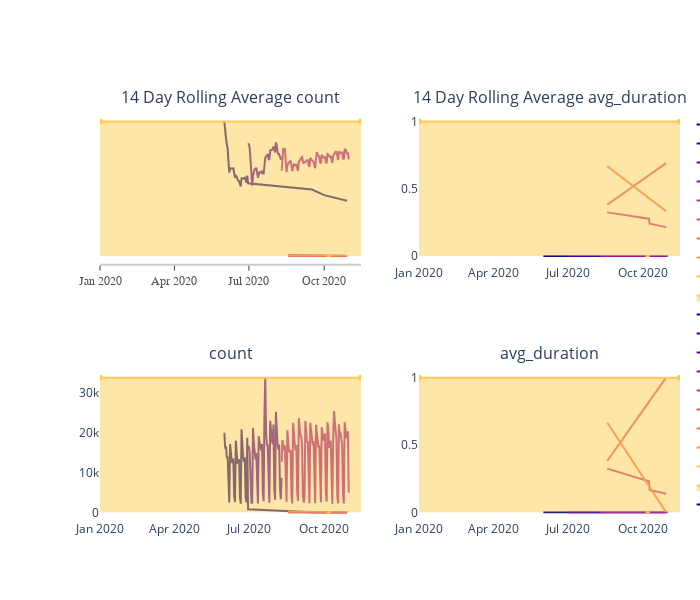

The notebook cell saved with this chart:
### Code cell
flow.top_paths_plot().show()

### Figure 1 — Plotly figure (JSON) as saved in the notebook; plotly's stock layout.template omitted (floating-point values rounded to 4 significant figures)
{"data": [{"marker": {"color": "#0d0887"}, "mode": "lines", "name": "3-Path_Freq_Rank", "type": "scatter", "x": ["2020-06-01", "2020-06-02", "2020-06-03", "2020-06-04", "2020-06-05", "2020-06-06", "2020-06-07", "2020-06-08", "2020-06-09", "2020-06-10", "2020-06-11", "2020-06-12", "2020-06-13", "2020-06-14", "2020-06-15", "2020-06-16", "2020-06-17", "2020-06-18", "2020-06-19", "2020-06-20", "2020-06-21", "2020-06-22", "2020-06-23", "2020-06-24", "2020-06-25", "2020-06-26", "2020-06-27", "2020-06-28", "2020-06-29", "2020-06-30", "2020-09-16", "2020-10-01", "2020-10-29"], "xaxis": "x", "y": [19921, 17910.0, 17450.0, 16522, 15960.0, 14010.0, 12352, 12940.0, 13020.0, 12991, 12930.0, 12980.0, 12290.0, 11590.0, 12020.0, 11610.0, 11380.0, 11120.0, 11080.0, 10430.0, 10300.0, 11520.0, 11510.0, 11499, 11490.0, 11590.0, 10950.0, 10850.0, 11920.0, 10770.0, 9851.0, 9022.0, 8184.0], "yaxis": "y"}, {"marker": {"color": "#46039f"}, "mode": "lines", "name": "2-Path_Freq_Rank", "type": "scatter", "x": ["2020-06-30", "2020-07-01", "2020-07-02", "2020-07-03", "2020-07-04", "2020-07-05", "2020-07-06", "2020-07-07", "2020-07-08", "2020-07-09", "2020-07-10", "2020-07-11", "2020-07-12", "2020-07-13", "2020-07-14", "2020-07-15", "2020-07-16", "2020-07-17", "2020-07-18", "2020-07-19", "2020-07-20", "2020-07-21", "2020-07-22", "2020-07-23", "2020-07-24", "2020-07-25", "2020-07-26", "2020-07-27", "2020-07-28", "2020-07-29", "2020-07-30", "2020-07-31", "2020-08-01", "2020-08-02", "2020-08-03", "2020-08-04", "2020-08-05", "2020-08-06", "2020-08-07", "2020-08-08", "2020-08-09", "2020-08-10"], "xaxis": "x", "y": [16692, 16510.0, 15990.0, 14397, 12000.0, 10410.0, 11940.0, 12610.0, 12860.0, 12900.0, 13080.0, 12370.0, 11590.0, 12120.0, 12420.0, 12400.0, 12350.0, 12490.0, 12210.0, 12240.0, 13720.0, 14560.0, 14740.0, 14870.0, 15100.0, 14390.0, 14246, 15620.0, 15650.0, 15750.0, 15800.0, 16220.0, 15480.0, 15330.0, 16830.0, 16450.0, 15340.0, 15060.0, 15060.0, 14340.0, 14280.0, 14690.0], "yaxis": "y"}, {"marker": {"color": "#7201a8"}, "mode": "lines", "name": "6-Path_Freq_Rank", "type": "scatter", "x": ["2020-08-08"], "xaxis": "x", "y": [22], "yaxis": "y"}, {"marker": {"color": "#9c179e"}, "mode": "lines", "name": "1-Path_Freq_Rank", "type": "scatter", "x": ["2020-08-10", "2020-08-11", "2020-08-12", "2020-08-13", "2020-08-14", "2020-08-15", "2020-08-16", "2020-08-17", "2020-08-18", "2020-08-19", "2020-08-20", "2020-08-21", "2020-08-22", "2020-08-23", "2020-08-24", "2020-08-25", "2020-08-26", "2020-08-27", "2020-08-28", "2020-08-29", "2020-08-30", "2020-08-31", "2020-09-01", "2020-09-02", "2020-09-03", "2020-09-04", "2020-09-05", "2020-09-06", "2020-09-07", "2020-09-08", "2020-09-09", "2020-09-10", "2020-09-11", "2020-09-12", "2020-09-13", "2020-09-14", "2020-09-15", "2020-09-16", "2020-09-17", "2020-09-18", "2020-09-19", "2020-09-20", "2020-09-21", "2020-09-22", "2020-09-23", "2020-09-24", "2020-09-25", "2020-09-26", "2020-09-27", "2020-09-28", "2020-09-29", "2020-09-30", "2020-10-01", "2020-10-02", "2020-10-03", "2020-10-04", "2020-10-05", "2020-10-06", "2020-10-07", "2020-10-08", "2020-10-09", "2020-10-10", "2020-10-11", "2020-10-12", "2020-10-13", "2020-10-14", "2020-10-15", "2020-10-16", "2020-10-17", "2020-10-18", "2020-10-19", "2020-10-20", "2020-10-21", "2020-10-22", "2020-10-23", "2020-10-24", "2020-10-25", "2020-10-26", "2020-10-27", "2020-10-28", "2020-10-29", "2020-10-30", "2020-10-31"], "xaxis": "x", "y": [12624, 15350.0, 15840, 15758, 15940.0, 14050.0, 12420.0, 13430.0, 13750.0, 13880.0, 14010.0, 14140.0, 13360.0, 12567, 13220.0, 13570.0, 13490.0, 13400.0, 13490.0, 12730.0, 12610.0, 14010.0, 14100.0, 14280.0, 14560.0, 14650.0, 13880.0, 13770.0, 13890.0, 13920.0, 14070.0, 14110.0, 14261, 13420.0, 13220.0, 14530.0, 14320.0, 14170.0, 14020.0, 13930.0, 13120.0, 13000.0, 14300.0, 15384, 15030.0, 14760.0, 14710.0, 13850.0, 13730.0, 15010.0, 14750.0, 14590.0, 14540.0, 14730.0, 13870.0, 13760.0, 15100.0, 15030, 14770.0, 14700.0, 14820.0, 13960.0, 13780.0, 14820.0, 15080.0, 15350.0, 15461, 15413, 14380.0, 14190.0, 15480.0, 15290.0, 15210.0, 15300.0, 15320.0, 14440.0, 14336, 15700.0, 15840.0, 15410.0, 15160.0, 15200.0, 14320.0], "yaxis": "y"}, {"marker": {"color": "#bd3786"}, "mode": "lines", "name": "4-Path_Freq_Rank", "type": "scatter", "x": ["2020-08-18", "2020-10-08", "2020-10-09", "2020-10-29"], "xaxis": "x", "y": [151, 82, 56.67, 49.75], "yaxis": "y"}, {"marker": {"color": "#d8576b"}, "mode": "lines", "name": "5-Path_Freq_Rank", "type": "scatter", "x": ["2020-08-18", "2020-10-29"], "xaxis": "x", "y": [42, 23], "yaxis": "y"}, {"marker": {"color": "#ed7953"}, "mode": "lines", "name": "7-Path_Freq_Rank", "type": "scatter", "x": ["2020-08-18", "2020-10-29"], "xaxis": "x", "y": [3, 2], "yaxis": "y"}, {"marker": {"color": "#fb9f3a"}, "mode": "lines", "name": "9-Path_Freq_Rank", "type": "scatter", "x": ["2020-08-18"], "xaxis": "x", "y": [1], "yaxis": "y"}, {"marker": {"color": "#fdca26"}, "mode": "lines", "name": "8-Path_Freq_Rank", "type": "scatter", "x": ["2020-10-04", "2020-10-09"], "xaxis": "x", "y": [1, 1], "yaxis": "y"}, {"fill": "tozeroy", "type": "scatter", "x": ["2020-01-01", "2020-11-15"], "xaxis": "x", "y": [19921, 19921], "yaxis": "y"}, {"marker": {"color": "#0d0887"}, "mode": "lines", "name": "3-Path_Freq_Rank", "type": "scatter", "x": ["2020-06-01", "2020-06-02", "2020-06-03", "2020-06-04", "2020-06-05", "2020-06-06", "2020-06-07", "2020-06-08", "2020-06-09", "2020-06-10", "2020-06-11", "2020-06-12", "2020-06-13", "2020-06-14", "2020-06-15", "2020-06-16", "2020-06-17", "2020-06-18", "2020-06-19", "2020-06-20", "2020-06-21", "2020-06-22", "2020-06-23", "2020-06-24", "2020-06-25", "2020-06-26", "2020-06-27", "2020-06-28", "2020-06-29", "2020-06-30", "2020-09-16", "2020-10-01", "2020-10-29"], "xaxis": "x3", "y": [19921, 15904, 16520, 13743, 13728, 4216, 2432, 17079, 13674, 12693, 12357, 13488, 4009, 2561, 17934, 13830, 12437, 12572, 13264, 3942, 2159, 20793, 16882, 13564, 12625, 13764, 3882, 2475, 18648, 760, 1, 1, 1], "yaxis": "y3"}, {"marker": {"color": "#46039f"}, "mode": "lines", "name": "2-Path_Freq_Rank", "type": "scatter", "x": ["2020-06-30", "2020-07-01", "2020-07-02", "2020-07-03", "2020-07-04", "2020-07-05", "2020-07-06", "2020-07-07", "2020-07-08", "2020-07-09", "2020-07-10", "2020-07-11", "2020-07-12", "2020-07-13", "2020-07-14", "2020-07-15", "2020-07-16", "2020-07-17", "2020-07-18", "2020-07-19", "2020-07-20", "2020-07-21", "2020-07-22", "2020-07-23", "2020-07-24", "2020-07-25", "2020-07-26", "2020-07-27", "2020-07-28", "2020-07-29", "2020-07-30", "2020-07-31", "2020-08-01", "2020-08-02", "2020-08-03", "2020-08-04", "2020-08-05", "2020-08-06", "2020-08-07", "2020-08-08", "2020-08-09", "2020-08-10"], "xaxis": "x3", "y": [16692, 16323, 14941, 9632, 2434, 2419, 21109, 17310, 14882, 13250, 14853, 4625, 2237, 19004, 16653, 16333, 15589, 17088, 5405, 2769, 24736, 33690, 19914, 16931, 16742, 4188, 2411, 22882, 19376, 18195, 17047, 21967, 6015, 3143, 25156, 19035, 17110, 15704, 16956, 5898, 3298, 8612], "yaxis": "y3"}, {"marker": {"color": "#7201a8"}, "mode": "lines", "name": "6-Path_Freq_Rank", "type": "scatter", "x": ["2020-08-08"], "xaxis": "x3", "y": [22], "yaxis": "y3"}, {"marker": {"color": "#9c179e"}, "mode": "lines", "name": "1-Path_Freq_Rank", "type": "scatter", "x": ["2020-08-10", "2020-08-11", "2020-08-12", "2020-08-13", "2020-08-14", "2020-08-15", "2020-08-16", "2020-08-17", "2020-08-18", "2020-08-19", "2020-08-20", "2020-08-21", "2020-08-22", "2020-08-23", "2020-08-24", "2020-08-25", "2020-08-26", "2020-08-27", "2020-08-28", "2020-08-29", "2020-08-30", "2020-08-31", "2020-09-01", "2020-09-02", "2020-09-03", "2020-09-04", "2020-09-05", "2020-09-06", "2020-09-07", "2020-09-08", "2020-09-09", "2020-09-10", "2020-09-11", "2020-09-12", "2020-09-13", "2020-09-14", "2020-09-15", "2020-09-16", "2020-09-17", "2020-09-18", "2020-09-19", "2020-09-20", "2020-09-21", "2020-09-22", "2020-09-23", "2020-09-24", "2020-09-25", "2020-09-26", "2020-09-27", "2020-09-28", "2020-09-29", "2020-09-30", "2020-10-01", "2020-10-02", "2020-10-03", "2020-10-04", "2020-10-05", "2020-10-06", "2020-10-07", "2020-10-08", "2020-10-09", "2020-10-10", "2020-10-11", "2020-10-12", "2020-10-13", "2020-10-14", "2020-10-15", "2020-10-16", "2020-10-17", "2020-10-18", "2020-10-19", "2020-10-20", "2020-10-21", "2020-10-22", "2020-10-23", "2020-10-24", "2020-10-25", "2020-10-26", "2020-10-27", "2020-10-28", "2020-10-29", "2020-10-30", "2020-10-31"], "xaxis": "x3", "y": [12624, 18075, 16821, 15512, 16684, 4598, 2624, 20500, 16336, 15068, 15265, 15520, 4077, 2234, 22403, 17790, 16967, 15491, 16854, 5220, 2807, 23553, 21924, 19035, 19202, 16606, 4080, 2405, 3960, 22869, 20064, 17583, 17753, 4183, 2274, 22426, 20425, 19661, 16874, 17835, 4372, 2288, 21913, 20240, 17519, 16102, 16794, 4803, 2491, 21344, 18608, 17957, 18909, 19746, 4986, 2653, 22478, 20820, 16364, 16420, 17989, 3795, 2117, 18112, 25319, 22590, 19617, 18189, 4195, 2210, 22024, 19565, 19711, 17644, 16734, 4804, 2209, 22574, 20247, 18802, 18820, 20281, 4975], "yaxis": "y3"}, {"marker": {"color": "#bd3786"}, "mode": "lines", "name": "4-Path_Freq_Rank", "type": "scatter", "x": ["2020-08-18", "2020-10-08", "2020-10-09", "2020-10-29"], "xaxis": "x3", "y": [151, 13, 6, 29], "yaxis": "y3"}, {"marker": {"color": "#d8576b"}, "mode": "lines", "name": "5-Path_Freq_Rank", "type": "scatter", "x": ["2020-08-18", "2020-10-29"], "xaxis": "x3", "y": [42, 4], "yaxis": "y3"}, {"marker": {"color": "#ed7953"}, "mode": "lines", "name": "7-Path_Freq_Rank", "type": "scatter", "x": ["2020-08-18", "2020-10-29"], "xaxis": "x3", "y": [3, 1], "yaxis": "y3"}, {"marker": {"color": "#fb9f3a"}, "mode": "lines", "name": "9-Path_Freq_Rank", "type": "scatter", "x": ["2020-08-18"], "xaxis": "x3", "y": [1], "yaxis": "y3"}, {"marker": {"color": "#fdca26"}, "mode": "lines", "name": "8-Path_Freq_Rank", "type": "scatter", "x": ["2020-10-04", "2020-10-09"], "xaxis": "x3", "y": [1, 1], "yaxis": "y3"}, {"fill": "tozeroy", "type": "scatter", "x": ["2020-01-01", "2020-11-15"], "xaxis": "x3", "y": [33690, 33690], "yaxis": "y3"}, {"marker": {"color": "#0d0887"}, "mode": "lines", "name": "3-Path_Freq_Rank", "type": "scatter", "x": ["2020-06-01", "2020-06-02", "2020-06-03", "2020-06-04", "2020-06-05", "2020-06-06", "2020-06-07", "2020-06-08", "2020-06-09", "2020-06-10", "2020-06-11", "2020-06-12", "2020-06-13", "2020-06-14", "2020-06-15", "2020-06-16", "2020-06-17", "2020-06-18", "2020-06-19", "2020-06-20", "2020-06-21", "2020-06-22", "2020-06-23", "2020-06-24", "2020-06-25", "2020-06-26", "2020-06-27", "2020-06-28", "2020-06-29", "2020-06-30", "2020-09-16", "2020-10-01", "2020-10-29"], "xaxis": "x2", "y": [0, 0, 0, 0, 0, 0, 0, 0, 0, 0, 0, 0, 0, 0, 0, 0, 0, 0, 0, 0, 0, 0, 0, 0, 0, 0, 0, 0, 0, 0, 0, 0, 0], "yaxis": "y2"}, {"marker": {"color": "#46039f"}, "mode": "lines", "name": "2-Path_Freq_Rank", "type": "scatter", "x": ["2020-06-30", "2020-07-01", "2020-07-02", "2020-07-03", "2020-07-04", "2020-07-05", "2020-07-06", "2020-07-07", "2020-07-08", "2020-07-09", "2020-07-10", "2020-07-11", "2020-07-12", "2020-07-13", "2020-07-14", "2020-07-15", "2020-07-16", "2020-07-17", "2020-07-18", "2020-07-19", "2020-07-20", "2020-07-21", "2020-07-22", "2020-07-23", "2020-07-24", "2020-07-25", "2020-07-26", "2020-07-27", "2020-07-28", "2020-07-29", "2020-07-30", "2020-07-31", "2020-08-01", "2020-08-02", "2020-08-03", "2020-08-04", "2020-08-05", "2020-08-06", "2020-08-07", "2020-08-08", "2020-08-09", "2020-08-10"], "xaxis": "x2", "y": [0, 0, 0, 0, 0, 0, 0, 0, 0, 0, 0, 0, 0, 0, 0, 0, 0, 0, 0, 0, 0, 0, 0, 0, 0, 0, 0, 0, 0, 0, 0, 0, 0, 0, 0, 0, 0, 0, 0, 0, 0, 0], "yaxis": "y2"}, {"marker": {"color": "#7201a8"}, "mode": "lines", "name": "6-Path_Freq_Rank", "type": "scatter", "x": ["2020-08-08"], "xaxis": "x2", "y": [0], "yaxis": "y2"}, {"marker": {"color": "#9c179e"}, "mode": "lines", "name": "1-Path_Freq_Rank", "type": "scatter", "x": ["2020-08-10", "2020-08-11", "2020-08-12", "2020-08-13", "2020-08-14", "2020-08-15", "2020-08-16", "2020-08-17", "2020-08-18", "2020-08-19", "2020-08-20", "2020-08-21", "2020-08-22", "2020-08-23", "2020-08-24", "2020-08-25", "2020-08-26", "2020-08-27", "2020-08-28", "2020-08-29", "2020-08-30", "2020-08-31", "2020-09-01", "2020-09-02", "2020-09-03", "2020-09-04", "2020-09-05", "2020-09-06", "2020-09-07", "2020-09-08", "2020-09-09", "2020-09-10", "2020-09-11", "2020-09-12", "2020-09-13", "2020-09-14", "2020-09-15", "2020-09-16", "2020-09-17", "2020-09-18", "2020-09-19", "2020-09-20", "2020-09-21", "2020-09-22", "2020-09-23", "2020-09-24", "2020-09-25", "2020-09-26", "2020-09-27", "2020-09-28", "2020-09-29", "2020-09-30", "2020-10-01", "2020-10-02", "2020-10-03", "2020-10-04", "2020-10-05", "2020-10-06", "2020-10-07", "2020-10-08", "2020-10-09", "2020-10-10", "2020-10-11", "2020-10-12", "2020-10-13", "2020-10-14", "2020-10-15", "2020-10-16", "2020-10-17", "2020-10-18", "2020-10-19", "2020-10-20", "2020-10-21", "2020-10-22", "2020-10-23", "2020-10-24", "2020-10-25", "2020-10-26", "2020-10-27", "2020-10-28", "2020-10-29", "2020-10-30", "2020-10-31"], "xaxis": "x2", "y": [0, 0, 0, 0, 0, 0, 0, 0, 0, 0, 0, 0, 0, 0, 0, 0, 0, 0, 0, 0, 0, 0, 0, 0, 0, 0, 0, 0, 0, 0, 0, 0, 0, 0, 0, 0, 0, 0, 0, 0, 0, 0, 0, 0, 0, 0, 0, 0, 0, 0, 0, 0, 0, 0, 0, 0, 0, 0, 0, 0, 0, 0, 0, 0, 0, 0, 0, 0, 0, 0, 0, 0, 0, 0, 0, 0, 0, 0, 0, 0, 0, 0, 0], "yaxis": "y2"}, {"marker": {"color": "#bd3786"}, "mode": "lines", "name": "4-Path_Freq_Rank", "type": "scatter", "x": ["2020-08-18", "2020-10-08", "2020-10-09", "2020-10-29"], "xaxis": "x2", "y": [0.3245, 0.2776, 0.2406, 0.215], "yaxis": "y2"}, {"marker": {"color": "#d8576b"}, "mode": "lines", "name": "5-Path_Freq_Rank", "type": "scatter", "x": ["2020-08-18", "2020-10-29"], "xaxis": "x2", "y": [0.381, 0.6905], "yaxis": "y2"}, {"marker": {"color": "#ed7953"}, "mode": "lines", "name": "7-Path_Freq_Rank", "type": "scatter", "x": ["2020-08-18", "2020-10-29"], "xaxis": "x2", "y": [0.6667, 0.3333], "yaxis": "y2"}, {"marker": {"color": "#fb9f3a"}, "mode": "lines", "name": "9-Path_Freq_Rank", "type": "scatter", "x": ["2020-08-18"], "xaxis": "x2", "y": [1], "yaxis": "y2"}, {"marker": {"color": "#fdca26"}, "mode": "lines", "name": "8-Path_Freq_Rank", "type": "scatter", "x": ["2020-10-04", "2020-10-09"], "xaxis": "x2", "y": [0, 0], "yaxis": "y2"}, {"fill": "tozeroy", "type": "scatter", "x": ["2020-01-01", "2020-11-15"], "xaxis": "x2", "y": [1, 1], "yaxis": "y2"}, {"marker": {"color": "#0d0887"}, "mode": "lines", "name": "3-Path_Freq_Rank", "type": "scatter", "x": ["2020-06-01", "2020-06-02", "2020-06-03", "2020-06-04", "2020-06-05", "2020-06-06", "2020-06-07", "2020-06-08", "2020-06-09", "2020-06-10", "2020-06-11", "2020-06-12", "2020-06-13", "2020-06-14", "2020-06-15", "2020-06-16", "2020-06-17", "2020-06-18", "2020-06-19", "2020-06-20", "2020-06-21", "2020-06-22", "2020-06-23", "2020-06-24", "2020-06-25", "2020-06-26", "2020-06-27", "2020-06-28", "2020-06-29", "2020-06-30", "2020-09-16", "2020-10-01", "2020-10-29"], "xaxis": "x4", "y": [0, 0, 0, 0, 0, 0, 0, 0, 0, 0, 0, 0, 0, 0, 0, 0, 0, 0, 0, 0, 0, 0, 0, 0, 0, 0, 0, 0, 0, 0, 0, 0, 0], "yaxis": "y4"}, {"marker": {"color": "#46039f"}, "mode": "lines", "name": "2-Path_Freq_Rank", "type": "scatter", "x": ["2020-06-30", "2020-07-01", "2020-07-02", "2020-07-03", "2020-07-04", "2020-07-05", "2020-07-06", "2020-07-07", "2020-07-08", "2020-07-09", "2020-07-10", "2020-07-11", "2020-07-12", "2020-07-13", "2020-07-14", "2020-07-15", "2020-07-16", "2020-07-17", "2020-07-18", "2020-07-19", "2020-07-20", "2020-07-21", "2020-07-22", "2020-07-23", "2020-07-24", "2020-07-25", "2020-07-26", "2020-07-27", "2020-07-28", "2020-07-29", "2020-07-30", "2020-07-31", "2020-08-01", "2020-08-02", "2020-08-03", "2020-08-04", "2020-08-05", "2020-08-06", "2020-08-07", "2020-08-08", "2020-08-09", "2020-08-10"], "xaxis": "x4", "y": [0, 0, 0, 0, 0, 0, 0, 0, 0, 0, 0, 0, 0, 0, 0, 0, 0, 0, 0, 0, 0, 0, 0, 0, 0, 0, 0, 0, 0, 0, 0, 0, 0, 0, 0, 0, 0, 0, 0, 0, 0, 0], "yaxis": "y4"}, {"marker": {"color": "#7201a8"}, "mode": "lines", "name": "6-Path_Freq_Rank", "type": "scatter", "x": ["2020-08-08"], "xaxis": "x4", "y": [0], "yaxis": "y4"}, {"marker": {"color": "#9c179e"}, "mode": "lines", "name": "1-Path_Freq_Rank", "type": "scatter", "x": ["2020-08-10", "2020-08-11", "2020-08-12", "2020-08-13", "2020-08-14", "2020-08-15", "2020-08-16", "2020-08-17", "2020-08-18", "2020-08-19", "2020-08-20", "2020-08-21", "2020-08-22", "2020-08-23", "2020-08-24", "2020-08-25", "2020-08-26", "2020-08-27", "2020-08-28", "2020-08-29", "2020-08-30", "2020-08-31", "2020-09-01", "2020-09-02", "2020-09-03", "2020-09-04", "2020-09-05", "2020-09-06", "2020-09-07", "2020-09-08", "2020-09-09", "2020-09-10", "2020-09-11", "2020-09-12", "2020-09-13", "2020-09-14", "2020-09-15", "2020-09-16", "2020-09-17", "2020-09-18", "2020-09-19", "2020-09-20", "2020-09-21", "2020-09-22", "2020-09-23", "2020-09-24", "2020-09-25", "2020-09-26", "2020-09-27", "2020-09-28", "2020-09-29", "2020-09-30", "2020-10-01", "2020-10-02", "2020-10-03", "2020-10-04", "2020-10-05", "2020-10-06", "2020-10-07", "2020-10-08", "2020-10-09", "2020-10-10", "2020-10-11", "2020-10-12", "2020-10-13", "2020-10-14", "2020-10-15", "2020-10-16", "2020-10-17", "2020-10-18", "2020-10-19", "2020-10-20", "2020-10-21", "2020-10-22", "2020-10-23", "2020-10-24", "2020-10-25", "2020-10-26", "2020-10-27", "2020-10-28", "2020-10-29", "2020-10-30", "2020-10-31"], "xaxis": "x4", "y": [0, 0, 0, 0, 0, 0, 0, 0, 0, 0, 0, 0, 0, 0, 0, 0, 0, 0, 0, 0, 0, 0, 0, 0, 0, 0, 0, 0, 0, 0, 0, 0, 0, 0, 0, 0, 0, 0, 0, 0, 0, 0, 0, 0, 0, 0, 0, 0, 0, 0, 0, 0, 0, 0, 0, 0, 0, 0, 0, 0, 0, 0, 0, 0, 0, 0, 0, 0, 0, 0, 0, 0, 0, 0, 0, 0, 0, 0, 0, 0, 0, 0, 0], "yaxis": "y4"}, {"marker": {"color": "#bd3786"}, "mode": "lines", "name": "4-Path_Freq_Rank", "type": "scatter", "x": ["2020-08-18", "2020-10-08", "2020-10-09", "2020-10-29"], "xaxis": "x4", "y": [0.3245, 0.2308, 0.1667, 0.1379], "yaxis": "y4"}, {"marker": {"color": "#d8576b"}, "mode": "lines", "name": "5-Path_Freq_Rank", "type": "scatter", "x": ["2020-08-18", "2020-10-29"], "xaxis": "x4", "y": [0.381, 1], "yaxis": "y4"}, {"marker": {"color": "#ed7953"}, "mode": "lines", "name": "7-Path_Freq_Rank", "type": "scatter", "x": ["2020-08-18", "2020-10-29"], "xaxis": "x4", "y": [0.6667, 0], "yaxis": "y4"}, {"marker": {"color": "#fb9f3a"}, "mode": "lines", "name": "9-Path_Freq_Rank", "type": "scatter", "x": ["2020-08-18"], "xaxis": "x4", "y": [1], "yaxis": "y4"}, {"marker": {"color": "#fdca26"}, "mode": "lines", "name": "8-Path_Freq_Rank", "type": "scatter", "x": ["2020-10-04", "2020-10-09"], "xaxis": "x4", "y": [0, 0], "yaxis": "y4"}, {"fill": "tozeroy", "type": "scatter", "x": ["2020-01-01", "2020-11-15"], "xaxis": "x4", "y": [1, 1], "yaxis": "y4"}], "layout": {"annotations": [{"font": {"size": 16}, "showarrow": false, "text": "14 Day Rolling Average count", "x": 0.225, "xanchor": "center", "xref": "paper", "y": 1, "yanchor": "bottom", "yref": "paper"}, {"font": {"size": 16}, "showarrow": false, "text": "14 Day Rolling Average avg_duration", "x": 0.775, "xanchor": "center", "xref": "paper", "y": 1, "yanchor": "bottom", "yref": "paper"}, {"font": {"size": 16}, "showarrow": false, "text": "count", "x": 0.225, "xanchor": "center", "xref": "paper", "y": 0.375, "yanchor": "bottom", "yref": "paper"}, {"font": {"size": 16}, "showarrow": false, "text": "avg_duration", "x": 0.775, "xanchor": "center", "xref": "paper", "y": 0.375, "yanchor": "bottom", "yref": "paper"}], "autosize": true, "height": 600, "margin": {"autoexpand": false, "l": 100, "r": 20, "t": 110}, "plot_bgcolor": "white", "showlegend": true, "width": 700, "xaxis": {"anchor": "y", "autorange": true, "domain": [0, 0.45], "linecolor": "rgb(204, 204, 204)", "linewidth": 2, "range": ["2020-01-01", "2020-11-15"], "showgrid": false, "showline": true, "showticklabels": true, "tickfont": {"color": "rgb(82, 82, 82)", "family": "Arial", "size": 12}, "ticks": "outside", "type": "date"}, "xaxis2": {"anchor": "y2", "autorange": true, "domain": [0.55, 1], "range": ["2020-01-01", "2020-11-15"], "type": "date"}, "xaxis3": {"anchor": "y3", "autorange": true, "domain": [0, 0.45], "range": ["2020-01-01", "2020-11-15"], "type": "date"}, "xaxis4": {"anchor": "y4", "autorange": true, "domain": [0.55, 1], "range": ["2020-01-01", "2020-11-15"], "type": "date"}, "yaxis": {"anchor": "x", "autorange": true, "domain": [0.625, 1], "range": [-1136.0, 21610.0], "showgrid": false, "showline": false, "showticklabels": false, "type": "linear", "zeroline": false}, "yaxis2": {"anchor": "x2", "autorange": true, "domain": [0.625, 1], "range": [-0.0571, 1.085], "type": "linear"}, "yaxis3": {"anchor": "x3", "autorange": true, "domain": [0, 0.375], "range": [-1923.0, 36550.0], "type": "linear"}, "yaxis4": {"anchor": "x4", "autorange": true, "domain": [0, 0.375], "range": [-0.0571, 1.085], "type": "linear"}}}
